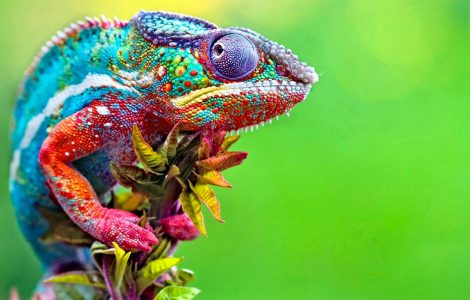
%> input picture HW1/colorful.jpg, 470 x 300 px
$ octave q4-3.m   (GNU Octave 9; MATLAB toolbox functions it lacks are replaced by stand-ins)
%> lines starting %> are read from the running program, lines starting %| are printed output that depends on the picture
clear all;
close all;
clc;

RGB = imread('colorful.jpg');
%> RGB is the input picture: size 300x470x3 uint8; mean R, G, B 114.1, 167.9, 78.7
GRAY = rgb2gray(RGB);
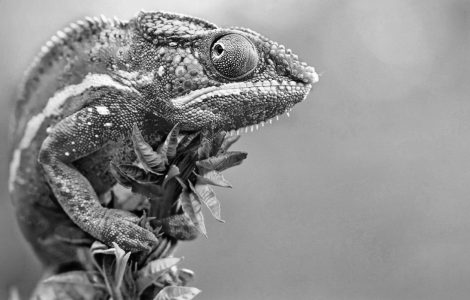
%> GRAY: size 300x470 uint8; min 0, max 255, mean 141.6
figure;
imshow(GRAY,[0,255]);

% grayscale min value
l = 0;
% grayscale max value
h = 255;
% grayscale value range
x = l:1:h;
% the image's probability-density-function
p = imhist(GRAY);
%> p = 256 values, max 2841 at index 172, min 1 at index 1, mean 550.8
p = p ./ sum(p);
%> p = 256 values, max 0.0201 at index 172, min 7.09e-06 at index 1, mean 0.00391

% allocate the errors vector
e = zeros(8,1);
% create a figure with a grid. Use the next outputs to be on the same plot.
figure('Name','q4-3');
hold on;
grid on;
% we need to do max-lloys quantization using bits in [1..8]
for b = 1:1:8
    % number of intervals that can be represented with b bits
    J = 2^b;
    % length of each interval
    delta = (h - l) / J;
    % initialization of max-lloyd
    d = l:delta:h;
    % to calculate are we put each value d_i above d_(i+1) in a matrix and then
    % we sum up the elements in each columns. Aftwerwards we divide by 2 to get
    % the mid point of each interval [d_i,d_(i+1)]. Lastly we take J first
    % elements since (d_(J)+0) is not a valid r_i value.
    r = (sum([d ; d(2:end) 0])) ./ 2;
    r = r(:,1:(end-1));

    % let us calculate the values in the numerator of the representation's
    % equation so we can use it later.
    % the numerator values are just p'.
    xp = (x .* p');

    % we decided to iterate until the absolute difference between the newly
    % calculated r_i values and the previously calculated r_i values are less
    % then a certain thershold.
    r_prev = zeros(1, J);
    thresh = 1e-6;

    % we iterate until there is no big of a change in r_i's
    while (max((abs(r - r_prev))) > thresh)
        % these are the newly calculated d_i values. Note that we use here the
        % same "trick" as we used before to calculate the initial r_i values.
        % Afterwards, we add to the vector d_0 and d_J (the first and last
        % elements which are constant)
        d = [l (sum([r(:,1:(end-1)); r(:,2:end)]) ./ 2) h];
        % before changing r, lets save it, so we can later compare in the while condition
        % the new values with the old ones.
        r_prev = r;
        % now we want to calculate the r_i's based on the d_i values. We do
        % that by using the equation we have seen in the tutorial. Instead of
        % the integral we use a sum since the interval here is discrete. For
        % each interval [d_i,d_(i+1)] we sum up al relevant values in the xp
        % and p vectors.
        for i = 1:1:J
            numerator = sum(xp(:, (ceil(d(i)) + 1):(floor(d(i+1)) + 1)),2);
            denominator = sum(p((ceil(d(i)) + 1):(floor(d(i+1)) + 1), :));
            r(i) = numerator / denominator;
        end
    end
    % after finished calculating the d_i and r_i values which setisfy our
    % threshold condition, plot them out.
    plot(b, d, 'r.');
    plot(b, r, 'b.');
    % and save them in the errors vector (as we did in section 2 of this
    % question)
    e(b) = sum((x - repelem(r, ceil((h+l)/J))).^2 .* p');
end
%> after the loop, e = [661.3; 258.4; 103.7; 27.23; 5.02; 1.24; 0.249; 7.9e-29]; r = 256 values from 0 to 255
% add some additional descriptions to the plot
title('Decision and Representation Levels for Representative ? Bits Using Max-Lloyd Quantizer');
xlabel('# Bits')
ylabel('Decision & Representation levels')
legend('\color{red} Decision','\color{blue} Representation')
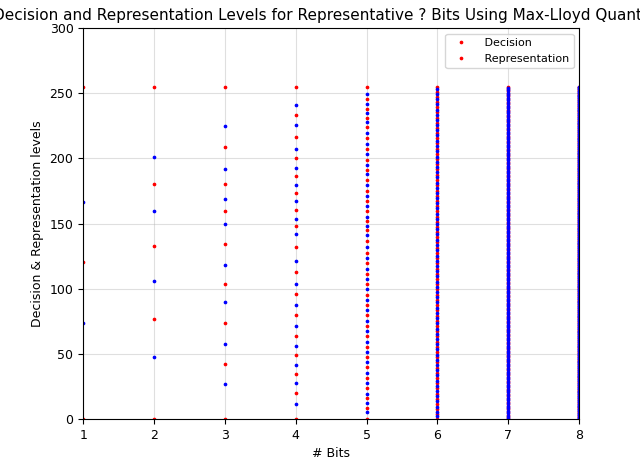
%> figure redrawn from the program's plot data
hold off;
% after calculations we see that the mean-square-error (MSE) decreases as we
% increase the number of bits b (as expected). the error is 0 when we have
% enough bits to represent all 256 different values i.e. when b = 8.
